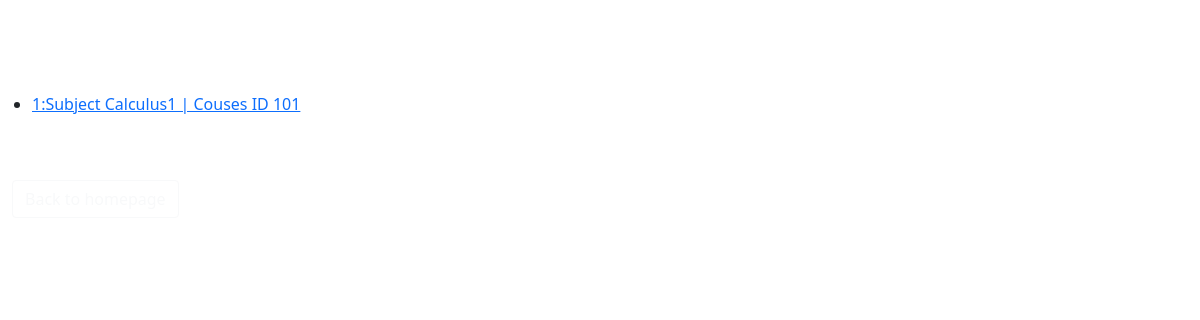
Before: /users/ with the older database file.
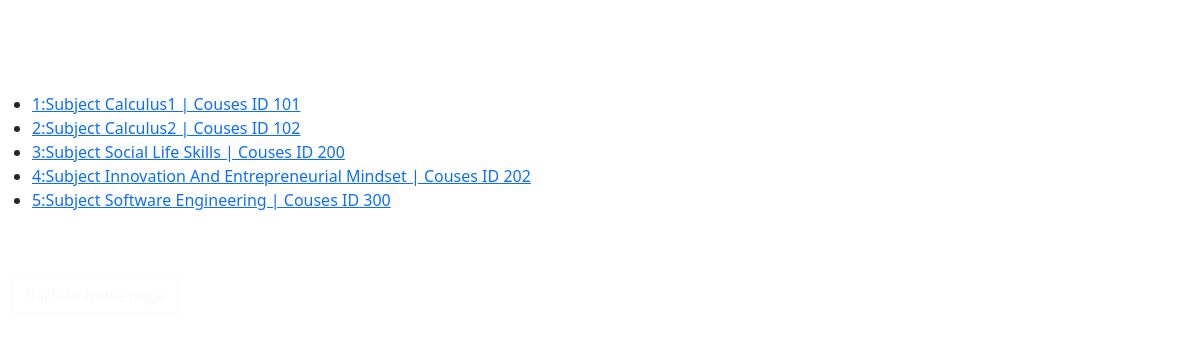
After: the same page with the newer database file.
### users/models.py (models this page shows, shortened)
class Couses(models.Model):
    subject = models.CharField(max_length=64)
    term = models.IntegerField()
    couseid = models.IntegerField()
    num_student = models.IntegerField()
    year = models.IntegerField()
    nisit = models.ManyToManyField(User, blank=True,name="nisit")
    status = models.BooleanField(default=True)
    def __str__(self):
        return f"{self.id}:Subject {self.subject} | Couses ID {self.couseid} "

### users/views.py (the view)
# urls.py: path('', views.index , name= "index"),
def index(request):
    return render(request, "users/index.html",
    {
        "couses" : Couses.objects.all(),
    })

### users/templates/users/index.html (shortened to what this page needs)
{% extends "users/layout.html" %}
{% load static %}
{% block body %}
    <h1 style="color:white;margin-top:1%; margin-left:1%">
    </h1>
    <br>
    <ul>
    {% for couses in couses %}
        <li>
            <a href = "{% url 'users:couses' couses.id %}">{{ couses }}</a>
        </li>
    {% endfor %}
    </ul>
    <br>
    <br>
    <div style="margin-left:1%"><a href="{% url 'realuser:index' %}" class="btn btn-outline-light">Back to homepage</a>
    </div>
{% endblock %}

### users/templates/users/layout.html (shortened to what this page needs)
<!DOCTYPE html>
<html>
    <head>
        <link href="https://cdn.jsdelivr.net/npm/bootstrap@5.1.1/dist/css/bootstrap.min.css" rel="stylesheet">
    </head>
    <body>
        {% block body %}
        {% endblock %}
    </body>
</html>

### users/templates/users/layout.html (style rules this page uses)
body { background-image: url("https://source.unsplash.com/5sljLx01YwI"); background-size: cover; font-family: 'Rokkitt', serif; font-size: 24px; }

Changed rows visible on the page:
added Couses: id+subject+couseid "2:Subject Calculus2 | Couses ID 102"
added Couses: id+subject+couseid "3:Subject Social Life Skills | Couses ID 200"
added Couses: id+subject+couseid "4:Subject Innovation And Entrepreneurial Mindset | Couses ID 202"
added Couses: id+subject+couseid "5:Subject Software Engineering | Couses ID 300"
